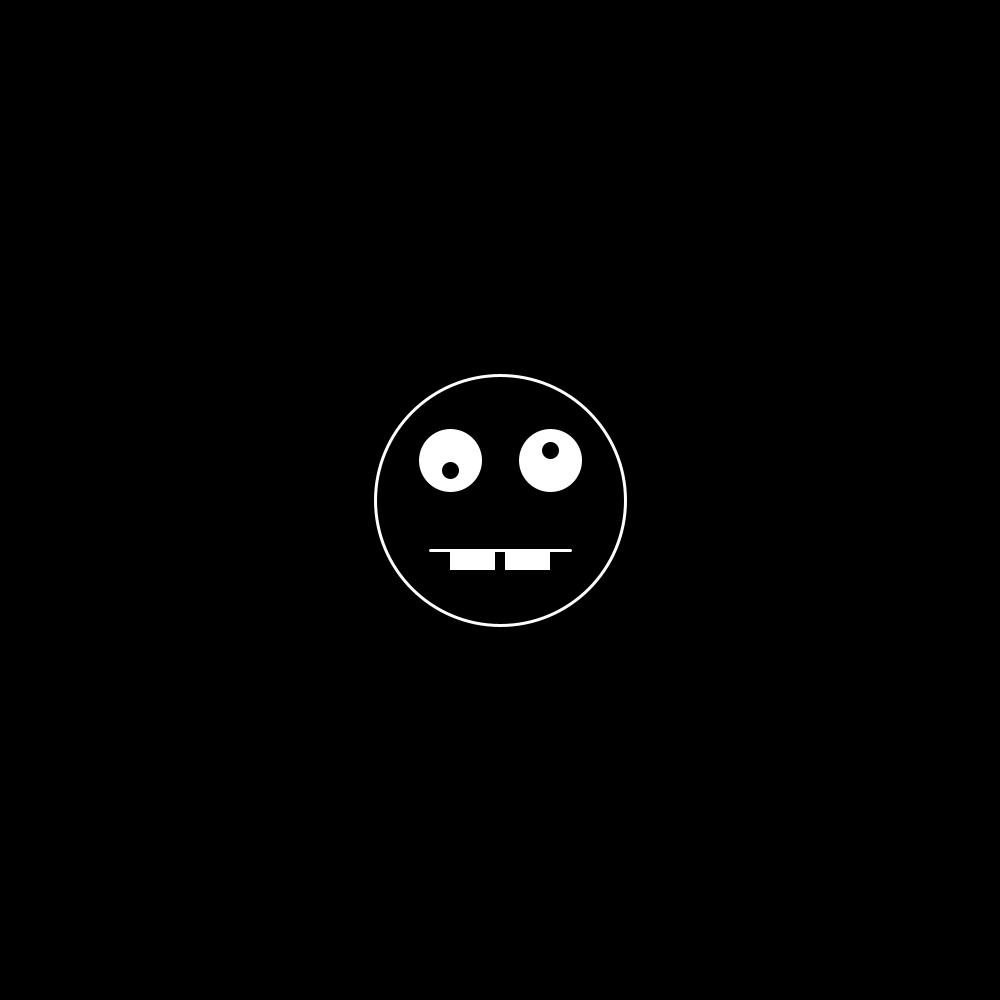
Frame 1 (no input)
Frame 60 (the mouse pressed at the canvas centre just before this capture): identical to frame 1, image omitted
Frame 120 (the mouse held since frame 60 and released just before this capture): identical to frame 1, image omitted

The Processing sketch that drew this single still picture (run headless with seeded random() and noise(); from frame 60 on, the mouse is pressed at the canvas centre):

// Processing sketch: III_Variables
// ── III_Variables.pde
/**********************************
 Processing 101: Variables
 **********************************
 
 Instead of repeating values in multiple places in your code, variales can help you store and modify values in one place.  
 Varibles need to be declaired outside of the all functions and at the top of the sketch.
 Variables can be assigned a value at declaration or later in setup() or draw().
 It's a good practice to assign descriptive names to your variables using camel casing (e.g shapeWidth or shapeW for shortness)
 In Java (Processing is based on Java), all variables need to have an explicit data type describing the tyope of data that it's meant to hold:
 
 int        : Integer, whole number (e.g 1,2,3)
 float      : Floating-point number, decimals (e.g 1.1,1.2,1.3)
 String     : Text (e.g "Hello World")
 char       : Single character (e.g 'c' or "!')
 boolean    : Stores True or False values
 
 **********************************/

// General
int canvasW = 1000;
int canvasH = 1000;
color faceColor = 255; // White
color backgroundColor = 0; // Black

// Face
int faceStroke = 3;
int headW = 250;
int headH = 250;
int eyeW = 60;
int eyeH = 60;
int irisW = 20;
int irisH = 20;
int toothW = 45;
int toothH = 20;

int posX, posY; // Values are assigned in setup() after the canvas width has been assigned

void setup() {

  size(1000, 1000);
  posX = width/2;
  posY = height/2;
}

void draw() {

  background(backgroundColor);
  stroke(faceColor);
  strokeWeight(faceStroke);

  // Head
  fill(0);
  ellipse(posX, posY, headW, headH);

  // Eyes
  fill(255);
  ellipse(posX - 50, posY - 40, eyeW, eyeH); // Left eye
  fill(0);
  ellipse(posX - 50, posY - 30, irisW, irisH); // Left iris
  fill(255);
  ellipse(posX + 50, posY - 40, eyeW, eyeH); // Right eye
  fill(0);
  ellipse(posX + 50, posY - 50, irisW, irisH); // Right iris

  // Mouth
  line(posX - 70, posY + 50, posX + 70, posY + 50);
  fill(255);
  noStroke();
  rect (posX - 50, posY + 50, toothW, toothH);
  rect (posX + 5, posY + 50, toothW, toothH);
}
